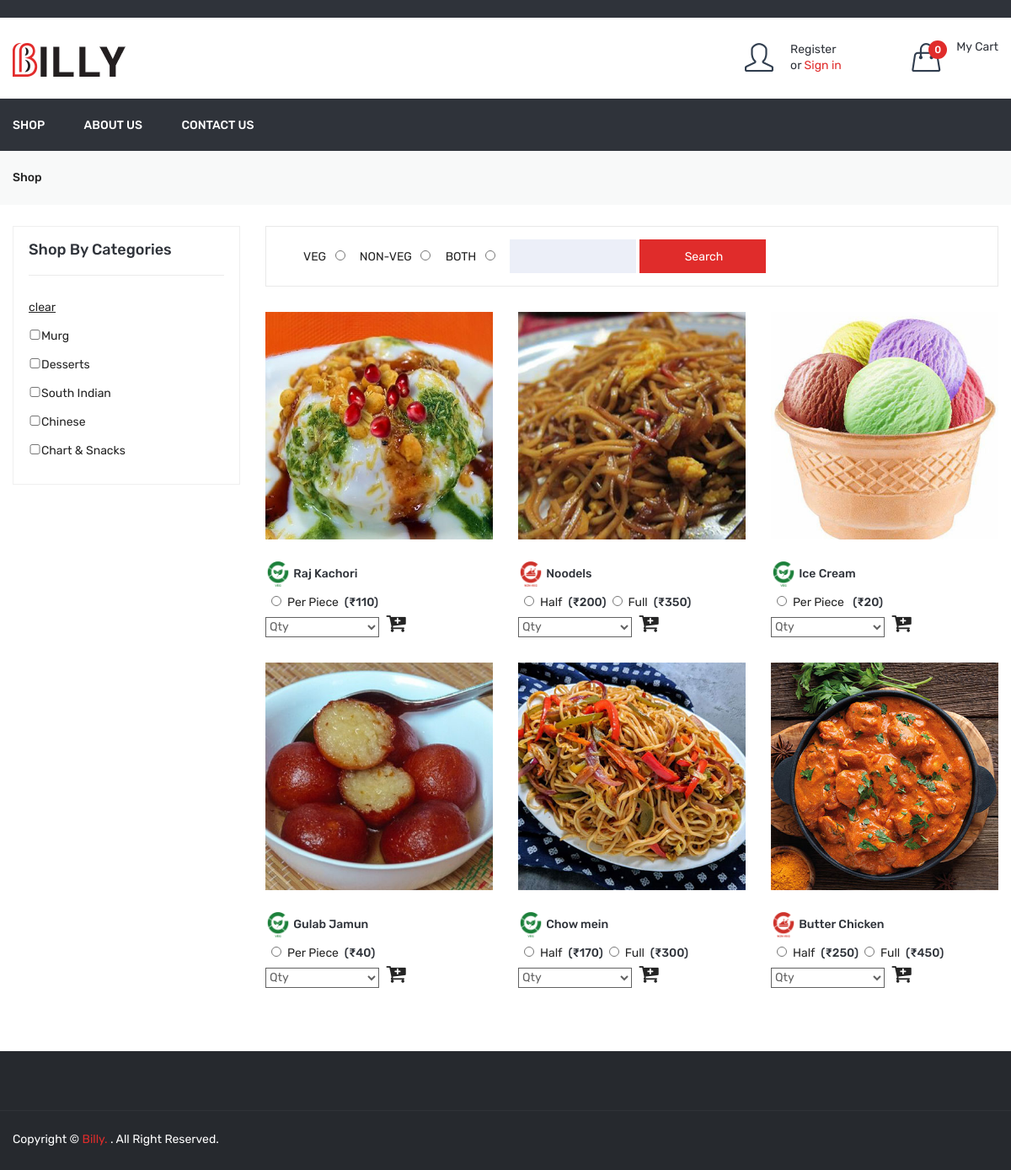
Page /shop on the committed database.
### tables this page shows
CREATE TABLE IF NOT EXISTS `dish` (
  `id` int NOT NULL AUTO_INCREMENT,
  `category_id` int NOT NULL,
  `dish` varchar(100) NOT NULL,
  `dish_detail` text NOT NULL,
  `image` varchar(100) NOT NULL,
  `type` enum('veg','non-veg') NOT NULL,
  `status` int NOT NULL,
  `added_on` datetime NOT NULL,
  PRIMARY KEY (`id`)
);

CREATE TABLE IF NOT EXISTS `dish_details` (
  `id` int NOT NULL AUTO_INCREMENT,
  `dish_id` int NOT NULL,
  `attribute` varchar(100) NOT NULL,
  `price` int NOT NULL,
  `status` int NOT NULL,
  `added_on` datetime NOT NULL,
  PRIMARY KEY (`id`)
);

CREATE TABLE IF NOT EXISTS `category` (
  `id` int NOT NULL AUTO_INCREMENT,
  `category` varchar(50) NOT NULL,
  `order_number` int NOT NULL,
  `status` int NOT NULL,
  `added_on` datetime NOT NULL,
  PRIMARY KEY (`id`)
);

### function.inc.php (called while the page is built, shortened)
<?php
function getSetting()
{
  global $con;
  $sql = "select * from setting where id='1'";
  $res = mysqli_query($con, $sql);
  $row = mysqli_fetch_assoc($res);
  return $row;
}
?>

### shop.php (the view, shortened to what this page needs)
<?php
include("header.php");
$search_str = '';
$arrType = array("veg", "non-veg", "both");
?>
<div class="breadcrumb-area gray-bg">
    <div class="container">
        <div class="breadcrumb-content">
            <ul>
                <li><a href="<?php echo FRONT_SITE_PATH ?>shop">Shop</a></li>
            </ul>
        </div>
    </div>
</div>
<div class="shop-page-area pt-25 pb-25">
    <div class="container">
        <div class="row flex-row-reverse">
            <div class="col-lg-9">
                <div class="shop-topbar-wrapper">
                    <div class="product-sorting-wrapper">
                        <div class="product-show shorting-style">
                            <?php
                            foreach ($arrType as $list) {
                                $type_radio_selected = '';
                            ?>
                                <?php echo strtoupper($list) ?> <input type="radio" name="dish_type" <?php echo  $type_radio_selected ?> value="veg" style='width: 16px;height: 12px;margin-right: 5px;margin-left: 5px;' onclick="setFoodType('<?php echo $list ?>')" />&nbsp;&nbsp;
                            <?php } ?>
                            <input class="search_box" type="textbox" id="search" value="<?php echo $search_str ?>" />
                            <input class="search_box seahc_box_btn" type="button" class="submit btn-style" value="Search" onclick="setSearch()" />
                        </div>
                    </div>
                </div>
                <?php
                $product_sql = "select dish.*,category.category from dish,category where dish.category_id=category.id and category.status=1 and dish.status=1";
                $product_sql .= " order by dish.dish desc";
                $product_res = mysqli_query($con, $product_sql);
                $product_count = mysqli_num_rows($product_res);
                ?>
                <div class="grid-list-product-wrapper">
                    <div class="product-grid product-view pb-20">
                        <?php if ($product_count > 0) {  ?>
                            <div class="row">
                                <?php
                                while ($product_row = mysqli_fetch_assoc($product_res)) {
                                ?>
                                    <div class="product-width col-xl-4 col-lg-4 col-md-4 col-sm-6 col-12 mb-30">
                                        <div class="product-wrapper">
                                            <div class="product-img">
                                                <a target="_blank" href="<?php echo SITE_DISH_IMAGE . $product_row['image'] ?>">
                                                    <img src="<?php echo SITE_DISH_IMAGE . $product_row['image']; ?>" alt="">
                                                </a>
                                            </div>
                                            <div class="product-content">
                                                <h4>
                                                    <?php
                                                    if ($product_row['type'] == 'veg') {
                                                        echo "<img src='" . FRONT_SITE_PATH . "assets/img/icon-img/veg.png' style='height: 30px;'/>";
                                                    } else {
                                                        echo "<img src='" . FRONT_SITE_PATH . "assets/img/icon-img/non-veg.png' style='height: 30px;'/>";
                                                    }
                                                    ?>
                                                    <a href="javascript:void(0)"><?php echo $product_row['dish'];
                                                                                    getRatingByDishId($product_row['id']); ?></a>
                                                </h4>
                                                <?php
                                                $dish_attr_res = mysqli_query($con, "select * from dish_details where status='1' and dish_id='" . $product_row['id'] . "' order by price asc");
                                                ?>
                                                <div class="product-price-wrapper">
                                                    <?php
                                                    while ($dish_attr_row = mysqli_fetch_assoc($dish_attr_res)) {
                                                        if ($website_close == 0) {
                                                            echo "<input type='radio' style='width: 16px;height: 12px;margin-right: 5px;margin-left: 5px;' name='radio_" . $product_row['id'] . "' id='radio_" . $product_row['id'] . "' value='" . $dish_attr_row['id'] . "'/>";
                                                            echo $dish_attr_row['attribute'];
                                                            echo "<span>(₹" . $dish_attr_row['price'] . ")</span>";
                                                        }
                                                    }
                                                    ?>
                                                </div>
                                                <?php if ($website_close == 0) { ?>
                                                    <div class="product-price-wrapper">
                                                        <select style=" height: 24px; width: 50%; border: 1px solid #626262; margin-top: 7px;" id="qty<?php echo $product_row['id'] ?>">
                                                            <option value="0">Qty</option>
                                                        </select>
                                                        <i class="fa fa-cart-plus" aria-hidden="true" style="font-size: 25px;margin-left: 5px;cursor: pointer;" onclick="add_to_cart('<?php echo $product_row['id'] ?>','add')"></i>
                                                    </div>
                                                <?php
                                                }
                                                ?>
                                            </div>
                                        </div>
                                    </div>
                                <?php } ?>
                            </div>
                        <?php } else {
                            echo "No Dish Found";
                        }
                        ?>
                    </div>
                </div>
            </div>
            <?php
            $cat_res = mysqli_query($con, "select * from category where status=1 order by order_number desc");
            ?>
            <div class="col-lg-3">
                <div class="shop-sidebar-wrapper gray-bg-7 shop-sidebar-mrg">
                    <div class="shop-widget">
                        <h4 class="shop-sidebar-title">Shop By Categories</h4>
                        <div class="shop-catigory">
                            <ul id="faq" class="category_list">
                                <li><a href="<?php echo FRONT_SITE_PATH ?>shop"><u>clear</u></a></li>
                                <?php
                                while ($cat_row = mysqli_fetch_assoc($cat_res)) {
                                    $is_checked = '';
                                    echo "<li> <input $is_checked onclick=set_checkbox('" . $cat_row['id'] . "') type='checkbox' name='cat_arr[]' value='" . $cat_row['category'] . "' style=' width: 15px;height: 12px;'/>" . $cat_row['category'] . "</li>";
                                }
                                ?>
                            </ul>
                        </div>
                    </div>
                </div>
            </div>
        </div>
    </div>
</div>
<?php
include("footer.php");
?>

### rows in the picture
dish: image (picture), dish "Raj Kachori", id "Qty"
dish_details: attribute "Per Piece", price "110"
dish: image (picture), dish "Noodels", id "Qty"
dish_details: attribute "Half", price "200"
dish_details: attribute "Full", price "350"
dish: image (picture), dish "Ice Cream", id "Qty"
dish_details: attribute "Per Piece", price "20"
dish: image (picture), dish "Gulab Jamun", id "Qty"
dish_details: attribute "Per Piece", price "40"
dish: image (picture), dish "Chow mein", id "Qty"
dish_details: attribute "Half", price "170"
dish_details: attribute "Full", price "300"
dish: image (picture), dish "Butter Chicken", id "Qty"
dish_details: attribute "Half", price "250"
dish_details: attribute "Full", price "450"
category: category "Murg"
category: category "Desserts"
category: category "South Indian"
category: category "Chinese"
category: category "Chart & Snacks"

### other values in the picture
$totalCartDish "0"
$list "VEG"
$list "NON-VEG"
$list "BOTH"
